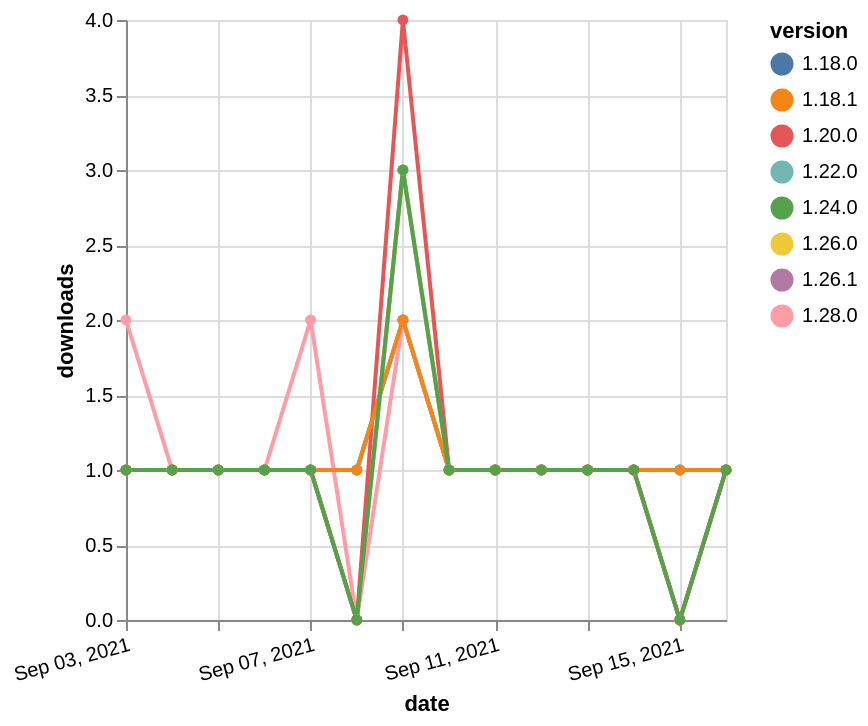

Here is the Vega-Lite specification saved for this chart:
### Vega-Lite specification from a JSON file in a GitHub repository (floating-point values rounded to 4 significant figures)
{"$schema": "https://vega.github.io/schema/vega-lite/v5.json", "description": "A simple bar chart with embedded data.", "data": {"values": [{"date": "2021-09-03", "total": 294, "delta": 1, "version": "1.18.0"}, {"date": "2021-09-04", "total": 295, "delta": 1, "version": "1.18.0"}, {"date": "2021-09-05", "total": 296, "delta": 1, "version": "1.18.0"}, {"date": "2021-09-06", "total": 297, "delta": 1, "version": "1.18.0"}, {"date": "2021-09-07", "total": 298, "delta": 1, "version": "1.18.0"}, {"date": "2021-09-08", "total": 299, "delta": 1, "version": "1.18.0"}, {"date": "2021-09-09", "total": 301, "delta": 2, "version": "1.18.0"}, {"date": "2021-09-10", "total": 302, "delta": 1, "version": "1.18.0"}, {"date": "2021-09-11", "total": 303, "delta": 1, "version": "1.18.0"}, {"date": "2021-09-12", "total": 304, "delta": 1, "version": "1.18.0"}, {"date": "2021-09-13", "total": 305, "delta": 1, "version": "1.18.0"}, {"date": "2021-09-14", "total": 306, "delta": 1, "version": "1.18.0"}, {"date": "2021-09-15", "total": 307, "delta": 1, "version": "1.18.0"}, {"date": "2021-09-16", "total": 308, "delta": 1, "version": "1.18.0"}, {"date": "2021-09-03", "total": 239, "delta": 1, "version": "1.22.0"}, {"date": "2021-09-04", "total": 240, "delta": 1, "version": "1.22.0"}, {"date": "2021-09-05", "total": 241, "delta": 1, "version": "1.22.0"}, {"date": "2021-09-06", "total": 242, "delta": 1, "version": "1.22.0"}, {"date": "2021-09-07", "total": 243, "delta": 1, "version": "1.22.0"}, {"date": "2021-09-08", "total": 244, "delta": 1, "version": "1.22.0"}, {"date": "2021-09-09", "total": 246, "delta": 2, "version": "1.22.0"}, {"date": "2021-09-10", "total": 247, "delta": 1, "version": "1.22.0"}, {"date": "2021-09-11", "total": 248, "delta": 1, "version": "1.22.0"}, {"date": "2021-09-12", "total": 249, "delta": 1, "version": "1.22.0"}, {"date": "2021-09-13", "total": 250, "delta": 1, "version": "1.22.0"}, {"date": "2021-09-14", "total": 251, "delta": 1, "version": "1.22.0"}, {"date": "2021-09-15", "total": 252, "delta": 1, "version": "1.22.0"}, {"date": "2021-09-16", "total": 253, "delta": 1, "version": "1.22.0"}, {"date": "2021-09-03", "total": 134, "delta": 1, "version": "1.26.1"}, {"date": "2021-09-04", "total": 135, "delta": 1, "version": "1.26.1"}, {"date": "2021-09-05", "total": 136, "delta": 1, "version": "1.26.1"}, {"date": "2021-09-06", "total": 137, "delta": 1, "version": "1.26.1"}, {"date": "2021-09-07", "total": 138, "delta": 1, "version": "1.26.1"}, {"date": "2021-09-08", "total": 138, "delta": 0, "version": "1.26.1"}, {"date": "2021-09-09", "total": 141, "delta": 3, "version": "1.26.1"}, {"date": "2021-09-10", "total": 142, "delta": 1, "version": "1.26.1"}, {"date": "2021-09-11", "total": 143, "delta": 1, "version": "1.26.1"}, {"date": "2021-09-12", "total": 144, "delta": 1, "version": "1.26.1"}, {"date": "2021-09-13", "total": 145, "delta": 1, "version": "1.26.1"}, {"date": "2021-09-14", "total": 146, "delta": 1, "version": "1.26.1"}, {"date": "2021-09-15", "total": 146, "delta": 0, "version": "1.26.1"}, {"date": "2021-09-16", "total": 147, "delta": 1, "version": "1.26.1"}, {"date": "2021-09-03", "total": 125, "delta": 2, "version": "1.28.0"}, {"date": "2021-09-04", "total": 126, "delta": 1, "version": "1.28.0"}, {"date": "2021-09-05", "total": 127, "delta": 1, "version": "1.28.0"}, {"date": "2021-09-06", "total": 128, "delta": 1, "version": "1.28.0"}, {"date": "2021-09-07", "total": 130, "delta": 2, "version": "1.28.0"}, {"date": "2021-09-08", "total": 130, "delta": 0, "version": "1.28.0"}, {"date": "2021-09-09", "total": 132, "delta": 2, "version": "1.28.0"}, {"date": "2021-09-10", "total": 133, "delta": 1, "version": "1.28.0"}, {"date": "2021-09-11", "total": 134, "delta": 1, "version": "1.28.0"}, {"date": "2021-09-12", "total": 135, "delta": 1, "version": "1.28.0"}, {"date": "2021-09-13", "total": 136, "delta": 1, "version": "1.28.0"}, {"date": "2021-09-14", "total": 137, "delta": 1, "version": "1.28.0"}, {"date": "2021-09-15", "total": 137, "delta": 0, "version": "1.28.0"}, {"date": "2021-09-16", "total": 138, "delta": 1, "version": "1.28.0"}, {"date": "2021-09-03", "total": 162, "delta": 1, "version": "1.26.0"}, {"date": "2021-09-04", "total": 163, "delta": 1, "version": "1.26.0"}, {"date": "2021-09-05", "total": 164, "delta": 1, "version": "1.26.0"}, {"date": "2021-09-06", "total": 165, "delta": 1, "version": "1.26.0"}, {"date": "2021-09-07", "total": 166, "delta": 1, "version": "1.26.0"}, {"date": "2021-09-08", "total": 166, "delta": 0, "version": "1.26.0"}, {"date": "2021-09-09", "total": 169, "delta": 3, "version": "1.26.0"}, {"date": "2021-09-10", "total": 170, "delta": 1, "version": "1.26.0"}, {"date": "2021-09-11", "total": 171, "delta": 1, "version": "1.26.0"}, {"date": "2021-09-12", "total": 172, "delta": 1, "version": "1.26.0"}, {"date": "2021-09-13", "total": 173, "delta": 1, "version": "1.26.0"}, {"date": "2021-09-14", "total": 174, "delta": 1, "version": "1.26.0"}, {"date": "2021-09-15", "total": 174, "delta": 0, "version": "1.26.0"}, {"date": "2021-09-16", "total": 175, "delta": 1, "version": "1.26.0"}, {"date": "2021-09-03", "total": 347, "delta": 1, "version": "1.20.0"}, {"date": "2021-09-04", "total": 348, "delta": 1, "version": "1.20.0"}, {"date": "2021-09-05", "total": 349, "delta": 1, "version": "1.20.0"}, {"date": "2021-09-06", "total": 350, "delta": 1, "version": "1.20.0"}, {"date": "2021-09-07", "total": 351, "delta": 1, "version": "1.20.0"}, {"date": "2021-09-08", "total": 351, "delta": 0, "version": "1.20.0"}, {"date": "2021-09-09", "total": 355, "delta": 4, "version": "1.20.0"}, {"date": "2021-09-10", "total": 356, "delta": 1, "version": "1.20.0"}, {"date": "2021-09-11", "total": 357, "delta": 1, "version": "1.20.0"}, {"date": "2021-09-12", "total": 358, "delta": 1, "version": "1.20.0"}, {"date": "2021-09-13", "total": 359, "delta": 1, "version": "1.20.0"}, {"date": "2021-09-14", "total": 360, "delta": 1, "version": "1.20.0"}, {"date": "2021-09-15", "total": 360, "delta": 0, "version": "1.20.0"}, {"date": "2021-09-16", "total": 361, "delta": 1, "version": "1.20.0"}, {"date": "2021-09-03", "total": 234, "delta": 1, "version": "1.18.1"}, {"date": "2021-09-04", "total": 235, "delta": 1, "version": "1.18.1"}, {"date": "2021-09-05", "total": 236, "delta": 1, "version": "1.18.1"}, {"date": "2021-09-06", "total": 237, "delta": 1, "version": "1.18.1"}, {"date": "2021-09-07", "total": 238, "delta": 1, "version": "1.18.1"}, {"date": "2021-09-08", "total": 239, "delta": 1, "version": "1.18.1"}, {"date": "2021-09-09", "total": 241, "delta": 2, "version": "1.18.1"}, {"date": "2021-09-10", "total": 242, "delta": 1, "version": "1.18.1"}, {"date": "2021-09-11", "total": 243, "delta": 1, "version": "1.18.1"}, {"date": "2021-09-12", "total": 244, "delta": 1, "version": "1.18.1"}, {"date": "2021-09-13", "total": 245, "delta": 1, "version": "1.18.1"}, {"date": "2021-09-14", "total": 246, "delta": 1, "version": "1.18.1"}, {"date": "2021-09-15", "total": 247, "delta": 1, "version": "1.18.1"}, {"date": "2021-09-16", "total": 248, "delta": 1, "version": "1.18.1"}, {"date": "2021-09-03", "total": 175, "delta": 1, "version": "1.24.0"}, {"date": "2021-09-04", "total": 176, "delta": 1, "version": "1.24.0"}, {"date": "2021-09-05", "total": 177, "delta": 1, "version": "1.24.0"}, {"date": "2021-09-06", "total": 178, "delta": 1, "version": "1.24.0"}, {"date": "2021-09-07", "total": 179, "delta": 1, "version": "1.24.0"}, {"date": "2021-09-08", "total": 179, "delta": 0, "version": "1.24.0"}, {"date": "2021-09-09", "total": 182, "delta": 3, "version": "1.24.0"}, {"date": "2021-09-10", "total": 183, "delta": 1, "version": "1.24.0"}, {"date": "2021-09-11", "total": 184, "delta": 1, "version": "1.24.0"}, {"date": "2021-09-12", "total": 185, "delta": 1, "version": "1.24.0"}, {"date": "2021-09-13", "total": 186, "delta": 1, "version": "1.24.0"}, {"date": "2021-09-14", "total": 187, "delta": 1, "version": "1.24.0"}, {"date": "2021-09-15", "total": 187, "delta": 0, "version": "1.24.0"}, {"date": "2021-09-16", "total": 188, "delta": 1, "version": "1.24.0"}]}, "width": "container", "mark": {"type": "line", "point": {"filled": true}}, "encoding": {"x": {"field": "date", "type": "temporal", "timeUnit": "yearmonthdate", "title": "date", "axis": {"labelAngle": -15}}, "y": {"field": "delta", "type": "quantitative", "title": "downloads"}, "color": {"field": "version", "type": "nominal"}, "tooltip": {"field": "delta"}}}
